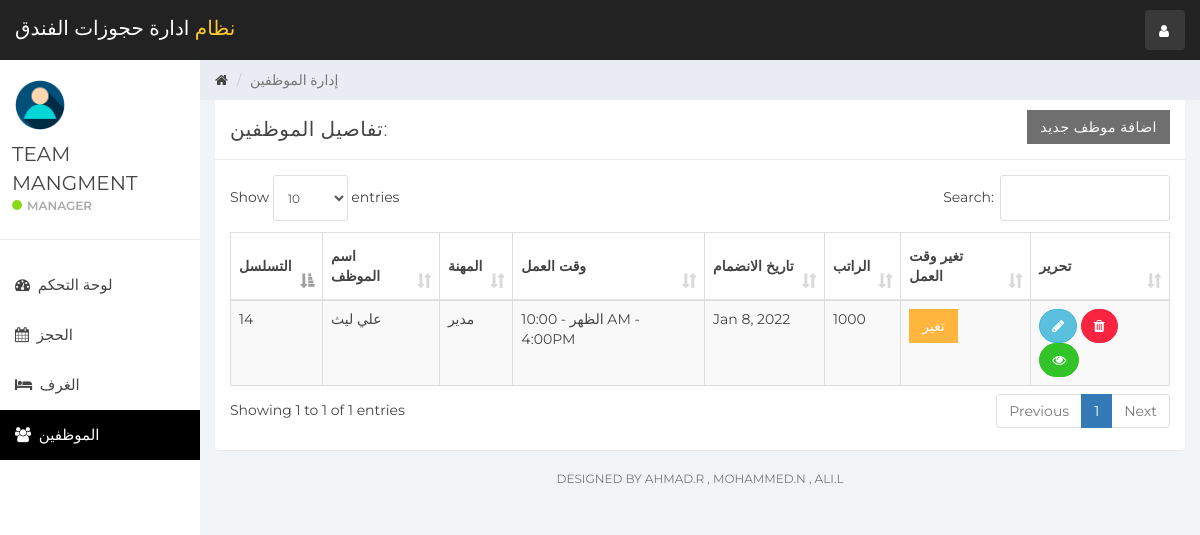
/index.php?staff_mang (signed in), run on the app's committed database.
### tables this page shows
CREATE TABLE `user` (
  `id` int(11) NOT NULL,
  `name` varchar(100) NOT NULL,
  `username` varchar(15) NOT NULL,
  `email` varchar(100) NOT NULL,
  `password` varchar(100) NOT NULL,
  `created_at` timestamp NOT NULL DEFAULT current_timestamp()
);

CREATE TABLE `staff` (
  `emp_id` int(11) NOT NULL,
  `emp_name` varchar(100) NOT NULL,
  `staff_type_id` int(11) NOT NULL,
  `shift_id` int(11) NOT NULL,
  `id_card_type` int(11) NOT NULL,
  `id_card_no` varchar(20) NOT NULL,
  `address` varchar(100) NOT NULL,
  `contact_no` bigint(20) NOT NULL,
  `salary` bigint(20) NOT NULL,
  `joining_date` timestamp NOT NULL DEFAULT current_timestamp(),
  `updated_at` timestamp NOT NULL DEFAULT current_timestamp() ON UPDATE current_timestamp()
);

CREATE TABLE `staff_type` (
  `staff_type_id` int(10) NOT NULL,
  `staff_type` varchar(100) NOT NULL
);

CREATE TABLE `shift` (
  `shift_id` int(10) NOT NULL,
  `shift` varchar(100) NOT NULL,
  `shift_timing` varchar(100) NOT NULL
);

### staff_mang.php (the view, shortened to what this page needs)
<div class="col-sm-9 col-sm-offset-3 col-lg-10 col-lg-offset-2 main">
    <div class="row">
        <ol class="breadcrumb">
            <li><a href="#">
                    <em class="fa fa-home"></em>
                </a></li>
            <li class="active">إدارة الموظفين</li>
        </ol>
    </div>
    <div class="row">
        <div class="col-lg-12">
            <div class="panel panel-default">
                <div class="panel-heading">تفاصيل الموظفين:
                    <a href="index.php?add_emp" class="btn btn-secondary pull-right" style="border-radius:0%">اضافة موظف جديد</a>
                </div>
                <div class="panel-body">
                    <table class="table table-striped table-bordered table-responsive" cellspacing="0" width="100%"
                           id="rooms">
                        <thead>
                        <tr>
                            <th>التسلسل</th>
                            <th>اسم الموظف</th>
                            <th>المهنة</th>
                            <th>وقت العمل</th>
                            <th>تاريخ الانضمام</th>
                            <th>الراتب</th>
                            <th>تغير وقت العمل</th>
                            <th>تحرير</th>
                        </tr>
                        </thead>
                        <tbody>
                        <?php
                        $staff_query = "SELECT * FROM staff  NATURAL JOIN staff_type NATURAL JOIN shift";
                        $staff_result = mysqli_query($connection, $staff_query);
                        if (mysqli_num_rows($staff_result) > 0) {
                            while ($staff = mysqli_fetch_assoc($staff_result)) { ?>
                                <tr>
                                    <td><?php echo $staff['emp_id']; ?></td>
                                    <td><?php echo $staff['emp_name']; ?></td>
                                    <td><?php echo $staff['staff_type']; ?></td>
                                    <td><?php echo $staff['shift'] . ' - ' . $staff['shift_timing']; ?></td>
                                    <td><?php echo date('M j, Y', strtotime($staff['joining_date'])); ?></td>
                                    <td><?php echo $staff['salary']; ?></td>
                                    <td>
                                        <button class="btn btn-warning" style="border-radius:0%" data-toggle="modal" data-target="#changeShift"
                                                data-id="<?php echo $staff['emp_id']; ?>" id="change_shift">تغير</button>
                                    </td>
                                    <td>
                                        <button data-toggle="modal"
                                                data-target="#empDetail<?php echo $staff['emp_id']; ?>"
                                                data-id="<?php echo $staff['emp_id']; ?>" id="editEmp"
                                                class="btn btn-info" style="border-radius:60px;"><i class="fa fa-pencil"></i></button>
                                        <a href='functionmis.php?empid=<?php echo $staff['emp_id']; ?>'
                                           class="btn btn-danger" onclick="return confirm('Are you Sure?')" style="border-radius:60px;"><i
                                                    class="fa fa-trash"></i></a>
                                        <a href='index.php?emp_history&empid=<?php echo $staff['emp_id']; ?>'
                                           class="btn btn-success" title="Employee Histery" style="border-radius:60px;"><i class="fa fa-eye"></i></a>
                                    </td>
                                </tr>
                                <?php
                            }
                        }
                        ?>
                        </tbody>
                    </table>
                </div>
            </div>
        </div>
    </div>
    <div class="row">
        <div class="col-sm-12">
        <p class="back-link">Designed By Ahmad.R , Mohammed.N , Ali.L</p>
        </div>
    </div>
</div>

### sidebar.php (shortened to what this page needs)
<div id="sidebar-collapse" class="col-sm-3 col-lg-2 sidebar">
    <div class="profile-sidebar">
        <div class="profile-userpic">
            <img src="img/user.png" class="img-responsive" alt="">
        </div>
        <div class="profile-usertitle">
            <div class="profile-usertitle-name"><?php echo $user['name'];?></div>
            <div class="profile-usertitle-status"><span class="indicator label-success"></span>Manager</div>
        </div>
    </div>
    <ul class="nav menu">
    <?php
        if (isset($_GET['dashboard'])){ ?>
            <li class="active">
                <a href="index.php?dashboard"><em class="fa fa-dashboard">&nbsp;</em>
                   لوحة التحكم
                </a>
            </li>
        <?php } else{?>
            <li>
                <a href="index.php?dashboard"><em class="fa fa-dashboard">&nbsp;</em>
                    لوحة التحكم
                </a>
            </li>
        <?php }
        if (isset($_GET['reservation'])){ ?>
            <li class="active">
            <a href="index.php?reservation"><em class="fa fa-calendar">&nbsp;</em>
                    الحجز
                </a>
            </li>
        <?php } else{?>
            <li>
            <a href="index.php?reservation"><em class="fa fa-calendar">&nbsp;</em>
                    الحجز
                </a>
            </li>
        <?php }
        if (isset($_GET['room_mang'])){ ?>
            <li class="active">
                <a href="index.php?room_mang"><em class="fa fa-bed">&nbsp;</em>
                    الغرف
                </a>
            </li>
        <?php } else{?>
            <li>
            <a href="index.php?room_mang"><em class="fa fa-bed">&nbsp;</em>
                    الغرف
                </a>
            </li>
        <?php }
        if (isset($_GET['staff_mang'])){ ?>
            <li class="active">
                <a href="index.php?staff_mang"><em class="fa fa-users">&nbsp;</em>
                الموظفين
                </a>
            </li>
        <?php }
        ?>
    </ul>
</div>

### data on the page
user: name "TEAM MANGMENT"
staff: emp_id "14", emp_name "علي ليث", staff_type.staff_type "مدير", shift.shift "الظهر", shift.shift_timing "10:00 AM - 4:00PM", joining_date "Jan 8, 2022", salary "1000"
